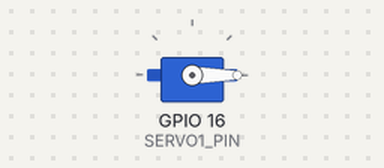
Bench run of a sketch on a simulated ESP32. On the bench: servo. What the sketch prints to the serial monitor is not drawn.

Above: at 1.05 s.
Timing chart, 0 to 5.6 s (numbered marks = the images above):
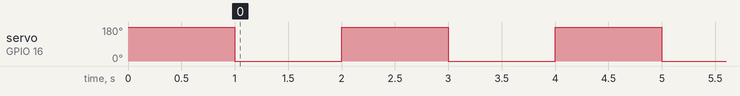

Measured:
- by itself, servo on GPIO 16 (SERVO1_PIN): alternates 180° for 1.0 s and 0° for 1.0 s

The sketch:

test_servo1.ino
```cpp
// ===== TEST SERVO 1 =====
// Servo moves: 180° → 0° → 180° (loop forever, 1 second interval)

#include <ESP32Servo.h>

// [HARDWARE COMPONENTS]
// - 1x Servo motor

// [PIN CONNECTIONS]
#define SERVO1_PIN 16  // Servo 1 connected to GPIO 16

// [TIMING REQUIREMENTS]
#define DELAY_TIME 1000  // 1 second between movements

Servo servo1;

void setup() {
  Serial.begin(115200);
  Serial.println("=== SERVO 1 TEST ===");

  // Initialize servo
  ESP32PWM::allocateTimer(0);
  servo1.setPeriodHertz(50);
  servo1.attach(SERVO1_PIN, 500, 2500);

  // Start at 180°
  servo1.write(180);
  Serial.println("Servo initialized at 180°");
  delay(1000);
}

void loop() {
  // Move to 0°
  Serial.println("Moving to 0°...");
  servo1.write(0);
  delay(DELAY_TIME);

  // Move to 180°
  Serial.println("Moving to 180°...");
  servo1.write(180);
  delay(DELAY_TIME);
}
```
